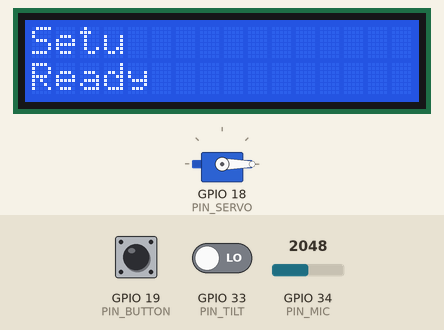
A sketch run on a simulated ESP32. Parts: 16×2 character LCD, servo. The inputs (shaded band) are chosen by the test bench; at power-on: GPIO 34 (PIN_MIC) = 2048, GPIO 19 (PIN_BUTTON) HIGH, GPIO 33 (PIN_TILT) LOW. WiFi joins after 1.5 s; servers stay silent unless stated; uploads are accepted with an empty reply; what the sketch prints to the serial monitor is not drawn.

Above: at 2.7 s.
2.8 s: GPIO 34 (PIN_MIC) set to 2175
5.8 s: GPIO 34 (PIN_MIC) set to 2274
At 8.7 s:
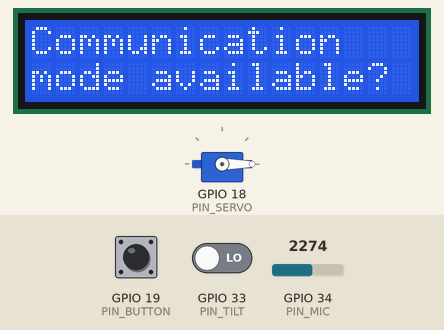
8.8 s: GPIO 19 (PIN_BUTTON) pulled LOW for 0.15 s
At 10.2 s:
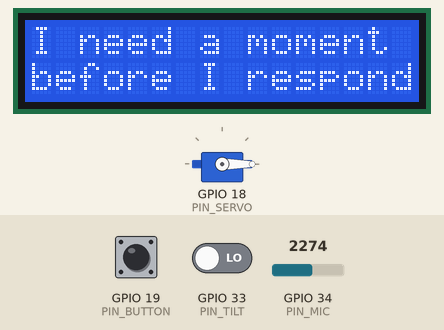
10.6 s: GPIO 33 (PIN_TILT) driven HIGH
At 11.7 s:
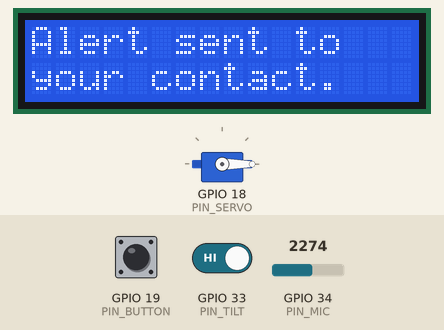
12.7 s: GPIO 19 (PIN_BUTTON) pulled LOW for 1 s
At 14.51 s:
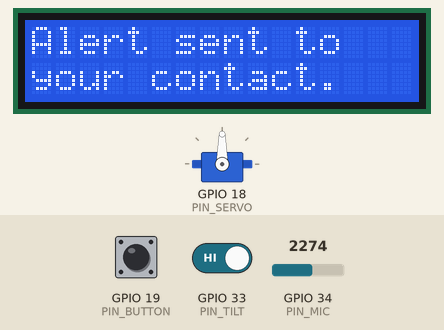
Timing chart, 0 to 15.3 s (numbered marks = the images above; inputs shaded):
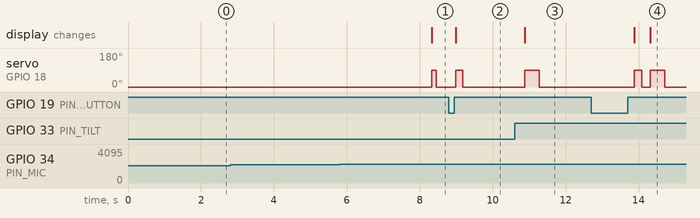

Measured:
- the behaviour switches between 2200 and 2201 on GPIO 34 (PIN_MIC) (found by bisection; images 0 and 1)
- after the input at 2.8 s, every drawn part: stays the same
- after the input at 5.8 s, servo on GPIO 18 (PIN_SERVO): 0° → 90° after 2.5 s, → 0° 0.12 s later; the display: changes after 2.5 s (image 1)
- after the input at 8.8 s, servo on GPIO 18 (PIN_SERVO): 0° → 90° after 0.18 s, → 0° 0.20 s later; the display: changes after 0.18 s (image 2)
- after the input at 10.6 s, servo on GPIO 18 (PIN_SERVO): 0° → 90° after 0.28 s, → 0° 0.40 s later; the display: changes after 0.28 s (image 3)
- after the input at 12.7 s, servo on GPIO 18 (PIN_SERVO): 0° → 90° after 1.2 s, → 0° 0.20 s later, → 90° 0.23 s later, → 0° 0.40 s later; the display: first changes after 1.2 s (image 4 shows a later state)

The sketch:

setu.ino
```cpp
/*
  Setu — wearable firmware
  Fuses three trigger paths (manual button, sustained loud sound, sudden tilt)
  into one session state machine, drives an LCD16x2 + buzzer/servo locally,
  and syncs session state to the dashboard over WiFi without blocking local output.

  Libraries needed (Library Manager):
    - LiquidCrystal_I2C (any maintained fork, e.g. by Frank de Brabander)
    - ESP32Servo (if using a servo as the haptic prototype)
  Board: ESP32 Dev Module
*/

#include <WiFi.h>
#include <HTTPClient.h>
#include <Wire.h>
#include <LiquidCrystal_I2C.h>
#include <ESP32Servo.h>

// ---------- WiFi / backend config ----------
const char* WIFI_SSID     = "YOUR_HOTSPOT_SSID";
const char* WIFI_PASSWORD = "YOUR_HOTSPOT_PASSWORD";
const char* BACKEND_URL   = "http://192.168.x.x:5000/telemetry"; // Flask endpoint
const char* DEVICE_ID     = "setu-01";

// ---------- Pins ----------
const int PIN_BUTTON = 19;      // active-low, INPUT_PULLUP
const int PIN_MIC    = 34;      // ADC, input-only
const int PIN_TILT   = 33;      // digital
const int PIN_SERVO  = 18;      // haptic prototype (or swap for a buzzer + digitalWrite)

LiquidCrystal_I2C lcd(0x27, 16, 2); // adjust address if your backpack differs
Servo hapticServo;

// ---------- Thresholds — tune on-site ----------
const int   MIC_THRESHOLD        = 2200;  // raw ADC, calibrate against venue noise
const unsigned long MIC_SUSTAIN_MS = 2500; // how long loud sound must persist to auto-trigger
const unsigned long LONG_PRESS_MS  = 1200; // hold duration that counts as escalation
const unsigned long DEBOUNCE_MS    = 50;

// ---------- Cards shown on the wearer's own LCD ----------
const char* CARDS[] = {
  "I need a moment",
  "before I respond.",
  "I have autism.",
  "One Q at a time pls",
  "Avoid sudden touch",
  "or loud noise.",
  "Please wait ~10s",
  "after asking."
};
const int CARD_COUNT = 8; // shown two lines at a time, advances in pairs

// ---------- State ----------
enum SessionState { IDLE, ACTIVE, ESCALATED };
SessionState state = IDLE;
int cardPage = 0;

unsigned long buttonDownAt = 0;
bool buttonWasDown = false;

unsigned long micLoudSince = 0;
bool micCurrentlyLoud = false;

unsigned long lastTelemetryPost = 0;
const unsigned long TELEMETRY_INTERVAL_MS = 1000;

void setup() {
  Serial.begin(115200);
  pinMode(PIN_BUTTON, INPUT_PULLUP);
  pinMode(PIN_TILT, INPUT);

  lcd.init();
  lcd.backlight();
  showIdle();

  hapticServo.attach(PIN_SERVO);
  hapticServo.write(0);

  connectWiFi();
}

void loop() {
  unsigned long now = millis();

  handleButton(now);
  handleMic(now);
  handleTilt(now);

  if (WiFi.status() != WL_CONNECTED) {
    static unsigned long lastReconnect = 0;
    if (now - lastReconnect > 5000) {
      lastReconnect = now;
      WiFi.reconnect();
    }
  }

  if (now - lastTelemetryPost >= TELEMETRY_INTERVAL_MS) {
    lastTelemetryPost = now;
    postTelemetry("heartbeat");
  }
}

// ---------- Trigger handlers ----------

void handleButton(unsigned long now) {
  bool isDown = digitalRead(PIN_BUTTON) == LOW;

  if (isDown && !buttonWasDown) {
    buttonDownAt = now;
    buttonWasDown = true;
  }

  if (!isDown && buttonWasDown) {
    unsigned long heldFor = now - buttonDownAt;
    buttonWasDown = false;
    if (heldFor >= DEBOUNCE_MS && heldFor < LONG_PRESS_MS) {
      onManualTrigger();
    }
  }

  // Long-hold escalation fires while still held, once threshold crossed
  if (isDown && buttonWasDown && (now - buttonDownAt >= LONG_PRESS_MS) && state != ESCALATED) {
    onEscalate("manual_hold");
  }
}

void handleMic(unsigned long now) {
  int level = analogRead(PIN_MIC);
  bool loud = level > MIC_THRESHOLD;

  if (loud && !micCurrentlyLoud) {
    micLoudSince = now;
    micCurrentlyLoud = true;
  } else if (!loud) {
    micCurrentlyLoud = false;
  }

  if (micCurrentlyLoud && (now - micLoudSince >= MIC_SUSTAIN_MS) && state == IDLE) {
    onAutoPrompt();
    micCurrentlyLoud = false; // avoid repeated re-fire
  }
}

void handleTilt(unsigned long now) {
  static bool lastTilt = false;
  static unsigned long tiltChangedAt = 0;
  bool tilted = digitalRead(PIN_TILT) == HIGH;

  if (tilted != lastTilt) {
    tiltChangedAt = now;
    lastTilt = tilted;
  }
  if (tilted && (now - tiltChangedAt > 150) && state != ESCALATED) {
    onEscalate("tilt");
  }
}

// ---------- State transitions ----------

void onManualTrigger() {
  state = ACTIVE;
  cardPage = 0;
  showCardPage();
  hapticPulse(200);
  postTelemetry("manual_trigger");
}

void onAutoPrompt() {
  lcd.clear();
  lcd.setCursor(0, 0);
  lcd.print("Communication");
  lcd.setCursor(0, 1);
  lcd.print("mode available?");
  hapticPulse(120);
  postTelemetry("auto_prompt");
  // Wearer confirms with a short press within a few seconds to actually enter ACTIVE
}

void onEscalate(const char* source) {
  state = ESCALATED;
  lcd.clear();
  lcd.setCursor(0, 0);
  lcd.print("Alert sent to");
  lcd.setCursor(0, 1);
  lcd.print("your contact.");
  hapticPulse(400);
  postTelemetry(source); // firmware sends the source string, backend maps it to "escalated"
}

void showIdle() {
  lcd.clear();
  lcd.setCursor(0, 0);
  lcd.print("Setu");
  lcd.setCursor(0, 1);
  lcd.print("Ready");
}

void showCardPage() {
  lcd.clear();
  lcd.setCursor(0, 0);
  lcd.print(CARDS[cardPage]);
  lcd.setCursor(0, 1);
  if (cardPage + 1 < CARD_COUNT) lcd.print(CARDS[cardPage + 1]);
}

void hapticPulse(int durationMs) {
  hapticServo.write(90);
  delay(durationMs); // short, intentional — acceptable for a discrete confirm pulse
  hapticServo.write(0);
}

// ---------- Networking ----------

void postTelemetry(const char* eventType) {
  if (WiFi.status() != WL_CONNECTED) return; // local LCD/buzzer already fired regardless

  HTTPClient http;
  http.begin(BACKEND_URL);
  http.addHeader("Content-Type", "application/json");
  http.setTimeout(2000);

  String stateStr = state == IDLE ? "idle" : state == ACTIVE ? "active" : "escalated";
  String payload = String("{\"device_id\":\"") + DEVICE_ID +
                    "\",\"event\":\"" + eventType +
                    "\",\"state\":\"" + stateStr +
                    "\",\"uptime_ms\":" + millis() + "}";

  http.POST(payload);
  http.end();
}

void connectWiFi() {
  WiFi.begin(WIFI_SSID, WIFI_PASSWORD);
  unsigned long start = millis();
  while (WiFi.status() != WL_CONNECTED && millis() - start < 10000) {
    delay(250);
    Serial.print(".");
  }
  Serial.println(WiFi.status() == WL_CONNECTED ? "\nWiFi connected" : "\nWiFi failed, will retry in loop()");
}
```
